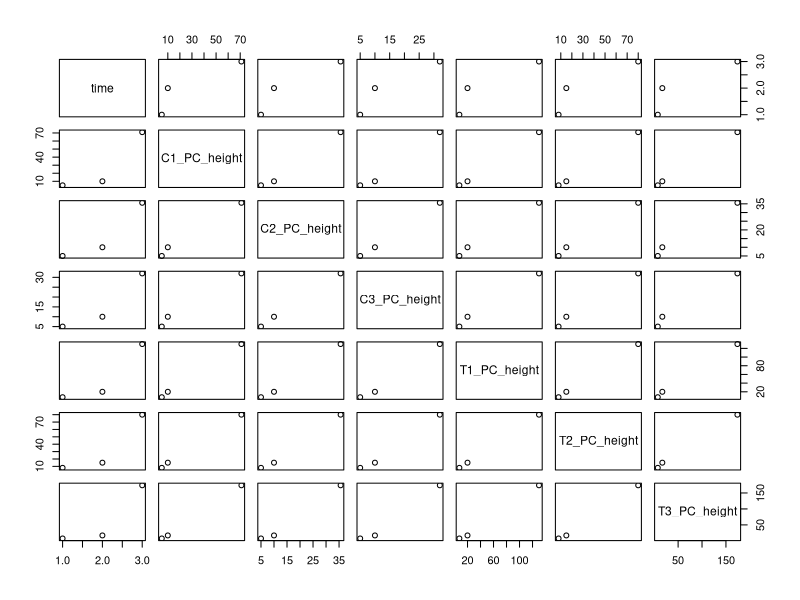
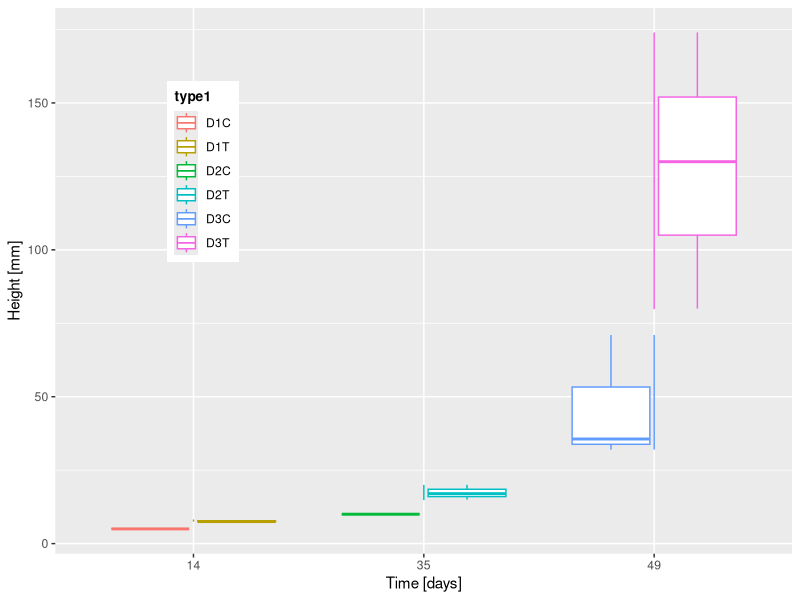

R code for these plots, in order:
### Ecology Work on Polyculture ###

### Biomass comparison between Test n Control Batches

# Data structure
# Test : 3 replications, with 5 pseudo-replications
# pseudo-replications are compiled into an avg that yields into one replication
# Replications are input for the boxplots
library(readxl)
data<-read_excel("data_masse_and_area.xlsx")
data

# Control PC Leaf mass (C1l, C2l, C3l, C4l, C5l) [g]
C1_PC_leaf_mass<-as.numeric(unlist(c(data[c(3,4,5,6,7), 3])[1]))
# C1_PC_leaf_mass
C1_PC_root_mass<-as.numeric(unlist(c(data[c(3,4,5,6,7), 2])[1]))
# C1_PC_root_mass
C2_PC_leaf_mass<-as.numeric(unlist(c(data[c(3,4,5,6,7), 7])[1]))
C2_PC_root_mass<-as.numeric(unlist(c(data[c(3,4,5,6,7), 6])[1]))
C3_PC_leaf_mass<-as.numeric(unlist(c(data[c(3,4,5,6,7), 11])[1]))
C3_PC_root_mass<-as.numeric(unlist(c(data[c(3,4,5,6,7), 10])[1]))

# Control PC Leaf + Root mass (C1lr, C2lr, C3lr, C4lr, C5lr) [g]

C1_PC_leaf_root_mass<- C1_PC_leaf_mass + C1_PC_root_mass
C2_PC_leaf_root_mass<- C2_PC_leaf_mass + C2_PC_root_mass
C3_PC_leaf_root_mass<- C3_PC_leaf_mass + C3_PC_root_mass
# Test PC Leaf mass (T1l, T2l, T3l, T4l, T5l)[g]

T1_PC_leaf_mass<-as.numeric(unlist(c(data[c(3,4,5,6,7), 15])[1]))
T1_PC_root_mass<-as.numeric(unlist(c(data[c(3,4,5,6,7), 14])[1]))
T2_PC_leaf_mass<-as.numeric(unlist(c(data[c(3,4,5,6,7), 19])[1]))
T2_PC_root_mass<-as.numeric(unlist(c(data[c(3,4,5,6,7), 18])[1]))
T3_PC_leaf_mass<-as.numeric(unlist(c(data[c(3,4,5,6,7), 23])[1]))
T3_PC_root_mass<-as.numeric(unlist(c(data[c(3,4,5,6,7), 22])[1]))
# Test PC Leaf + Root mass (T1lr, T2lr, T3lr, T4lr, T5lr)[g]

T1_PC_leaf_roots_mass<-T1_PC_leaf_mass + T1_PC_root_mass
T2_PC_leaf_roots_mass<-T2_PC_leaf_mass + T2_PC_root_mass
T3_PC_leaf_roots_mass<-T3_PC_leaf_mass + T3_PC_root_mass



# Height
time<-c(1,2,3)
C1_PC_height<-c(5, 10, 71)
C2_PC_height<-c(5, 10, 35.6)
C3_PC_height<-c(5, 10, 32)
T1_PC_height<-c(7.5, 20, 130)
T2_PC_height<-c(8, 15, 80)
T3_PC_height<-c(7.5, 17, 174)
height_data<-data.frame(time, C1_PC_height, C2_PC_height, C3_PC_height, T1_PC_height, T2_PC_height, T3_PC_height)
height_data
plot(height_data)

days<-c("14","14","14","14","14","14","35","35","35","35","35","35","49","49","49","49","49","49")
height1<-c(5,5,5,7.5,8,7.5,10,10,10,20,15,17,71,35.6,32,130,80,174)
type1<-c("D1C","D1C","D1C","D1T","D1T","D1T","D2C","D2C","D2C","D2T","D2T","D2T","D3C","D3C","D3C","D3T","D3T", "D3T")
df1<-data.frame(days,height1,type1)
df1
# meteo data used as overlay to height graph
datameteo<-read_excel("FunEco-OUTSIDE.xlsx")
datameteo
temperature<-datameteo[-c(1,2,3,4),4]
temperature
meteotime<-datameteo[-c(1,2,3,4),1]
meteotime
#meteotime needs to be tranformed to days before use



library(ggplot2)
#ggplot(height_data, aes(x=time, y=C1_PC_height))+
  #geom_point()
ggplot(df1, aes(x=days, y=height1, color=type1))+
  geom_boxplot()+
  scale_x_discrete(name="Time [days]")+
  scale_y_continuous(name="Height [mm]")+
  theme(legend.position = c(0.2,0.7),
      legend.title = element_text(colour="black", size=10,face="bold"))+
  geom_line()
  
